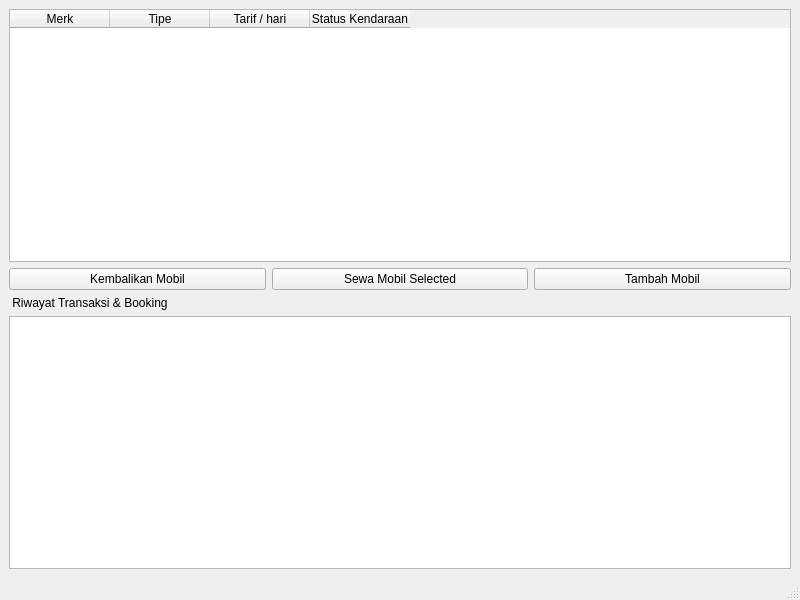
<?xml version="1.0" encoding="UTF-8"?>
<ui version="4.0">
 <class>MainWindow</class>
 <widget class="QMainWindow" name="MainWindow">
  <property name="geometry">
   <rect>
    <x>0</x>
    <y>0</y>
    <width>800</width>
    <height>600</height>
   </rect>
  </property>
  <property name="windowTitle">
   <string>MainWindow</string>
  </property>
  <widget class="QWidget" name="centralwidget">
   <layout class="QVBoxLayout" name="verticalLayout">
    <item>
     <widget class="QTableWidget" name="tableWidget">
      <property name="selectionMode">
       <enum>QAbstractItemView::SelectionMode::SingleSelection</enum>
      </property>
      <property name="selectionBehavior">
       <enum>QAbstractItemView::SelectionBehavior::SelectRows</enum>
      </property>
      <attribute name="horizontalHeaderStretchLastSection">
       <bool>false</bool>
      </attribute>
      <column>
       <property name="text">
        <string>Merk</string>
       </property>
      </column>
      <column>
       <property name="text">
        <string>Tipe</string>
       </property>
      </column>
      <column>
       <property name="text">
        <string>Tarif / hari</string>
       </property>
      </column>
      <column>
       <property name="text">
        <string>Status Kendaraan</string>
       </property>
      </column>
     </widget>
    </item>
    <item>
     <layout class="QHBoxLayout" name="horizontalLayout_2">
      <item>
       <widget class="QPushButton" name="btnKembalikanMobil">
        <property name="text">
         <string>Kembalikan Mobil</string>
        </property>
       </widget>
      </item>
      <item>
       <widget class="QPushButton" name="btnSewaMobil">
        <property name="text">
         <string>Sewa Mobil Selected</string>
        </property>
       </widget>
      </item>
      <item>
       <widget class="QPushButton" name="btnTambahMobil">
        <property name="text">
         <string>Tambah Mobil</string>
        </property>
       </widget>
      </item>
     </layout>
    </item>
    <item>
     <widget class="QLabel" name="label">
      <property name="text">
       <string> Riwayat Transaksi &amp; Booking</string>
      </property>
     </widget>
    </item>
    <item>
     <widget class="QListWidget" name="listRiwayat"/>
    </item>
   </layout>
  </widget>
  <widget class="QMenuBar" name="menubar">
   <property name="geometry">
    <rect>
     <x>0</x>
     <y>0</y>
     <width>800</width>
     <height>17</height>
    </rect>
   </property>
  </widget>
  <widget class="QStatusBar" name="statusbar"/>
 </widget>
 <resources/>
 <connections/>
</ui>
